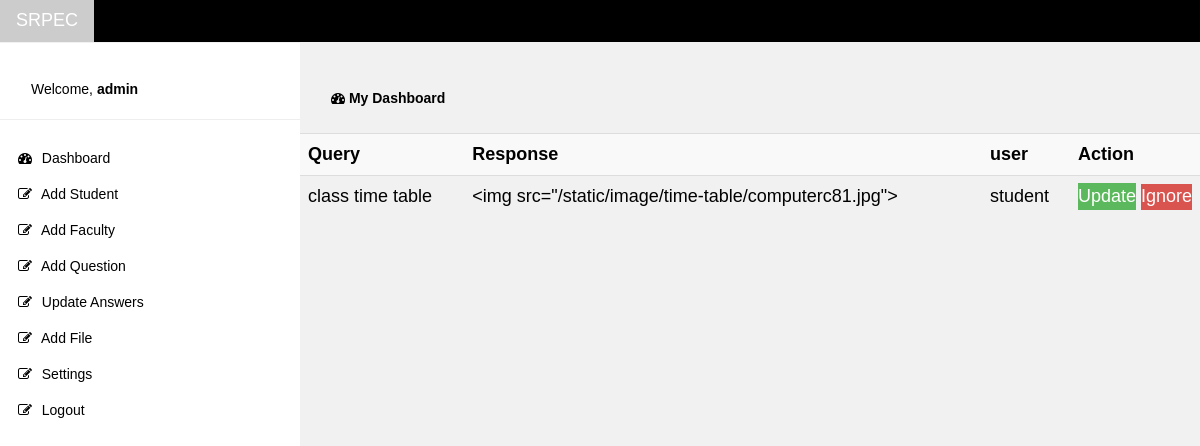
The page /admin/invalidAnswers (signed in) on the database its author committed.
### tables this page shows
CREATE TABLE `invalid` (
	`query`	TEXT,
	`response`	TEXT,
	`user`	TEXT,
	PRIMARY KEY(`query`)
);

### admin/admin.py (the view)
@ad.route("/invalidAnswers",methods=['GET','POST'])
def invalidAnswers():
	try:
		sid=session['username']
	except KeyError:
		return redirect('/login')
	conn=sqlite3.connect('chatbot.db')
	cur=conn.cursor()
	try:
		qry=request.args['dt']
		cur.execute("DELETE FROM invalid where query=?",(qry,))
		conn.commit()
	except KeyError:
		print('h')
	cur.execute("SELECT * from invalid")
	row=cur.fetchall()
	return render_template('admin/invalidAnswers.html',data=row)

### admin/templates/admin/invalidAnswers.html (shortened to what this page needs)
{% extends "admin/adminLayout.html" %}
{% block content %}
<div class="main" style="margin-left:300px;margin-top:43px;">
  <header class="container" style="padding-top:22px">
    <h5><b><i class="fa fa-dashboard"></i> My Dashboard</b></h5>
  </header>
  <table class="table table-striped">
    <tr>
      <th>Query</th>
      <th>Response</th>
      <th>user</th>
      <th width="130px;">Action</th>
    </tr>
      {% for i in data %}
      <tr>
        {% for j in i %}
        <td>{{j}}</td>
        {% endfor %}
        <td><a href="/admin/updateAnswer?q={{i[0]}}" class="btn-success" style="padding-top: 3px;padding-bottom: 4px; ">Update</a><a href="?dt={{i[0]}}" class="btn-danger" id="rw1" style="float: right;">Ignore</a></td>
      </tr>
      {% endfor %}
  </table>
  {% endblock %}

### static/css/admin-style.css (style rules this page uses)
﻿html,body { font-family:Verdana,sans-serif;font-size:15px;line-height:1.5 }
h5 { font-size:18px }
h1,h2,h3,h4,h5,h6 { font-family:"Segoe UI",Arial,sans-serif;font-weight:400;margin:10px 0 }
.main,#main { transition:margin-left .4s }
.container:after,.container:before,.panel:after,.panel:before,.row:after,.row:before,.row-padding:after,.row-padding:before, .cell-row:before,.cell-row:after,.clear:after,.clear:before,.bar:before,.bar:after { content:"";display:table;clear:both }
.container,.panel { padding:0.01em 16px }
.light-grey,.hover-light-grey:hover,.light-gray,.hover-light-gray:hover { color:#000!important;background-color:#f1f1f1!important }
.container { width: 200px; }
.main { overflow-x: hidden; }

### admin/templates/admin/adminLayout.html (style rules this page uses)
html,body,h1,h2,h3,h4,h5 { font-family: "Raleway", sans-serif }
.container { width: 200px; margin: 16px; }
table tr td,th { font-size: 18px; border-collapse: collapse; }

### rows shown on the page
invalid: query "class time table", response "<img src=\"/static/image/time-table/computerc81.jpg\">", user "student"
